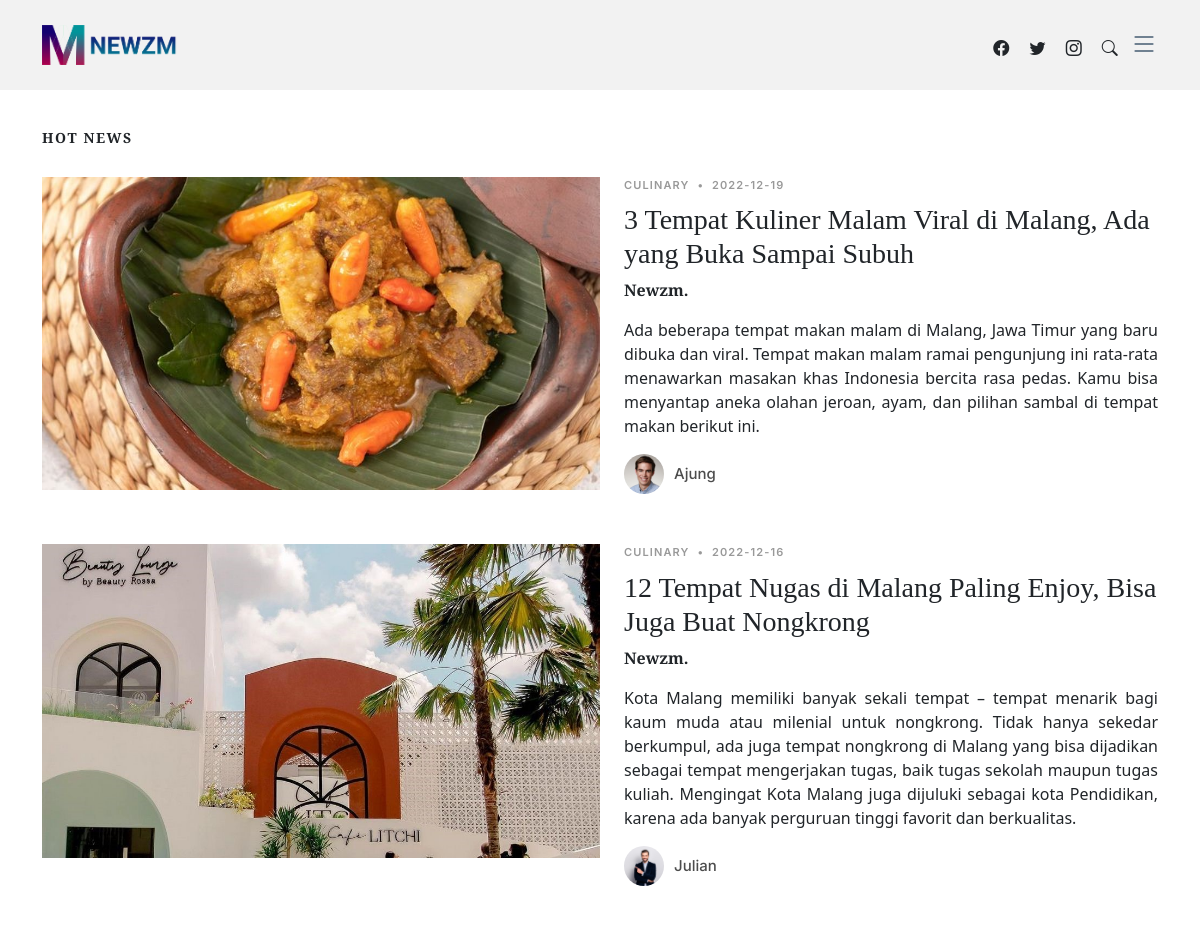
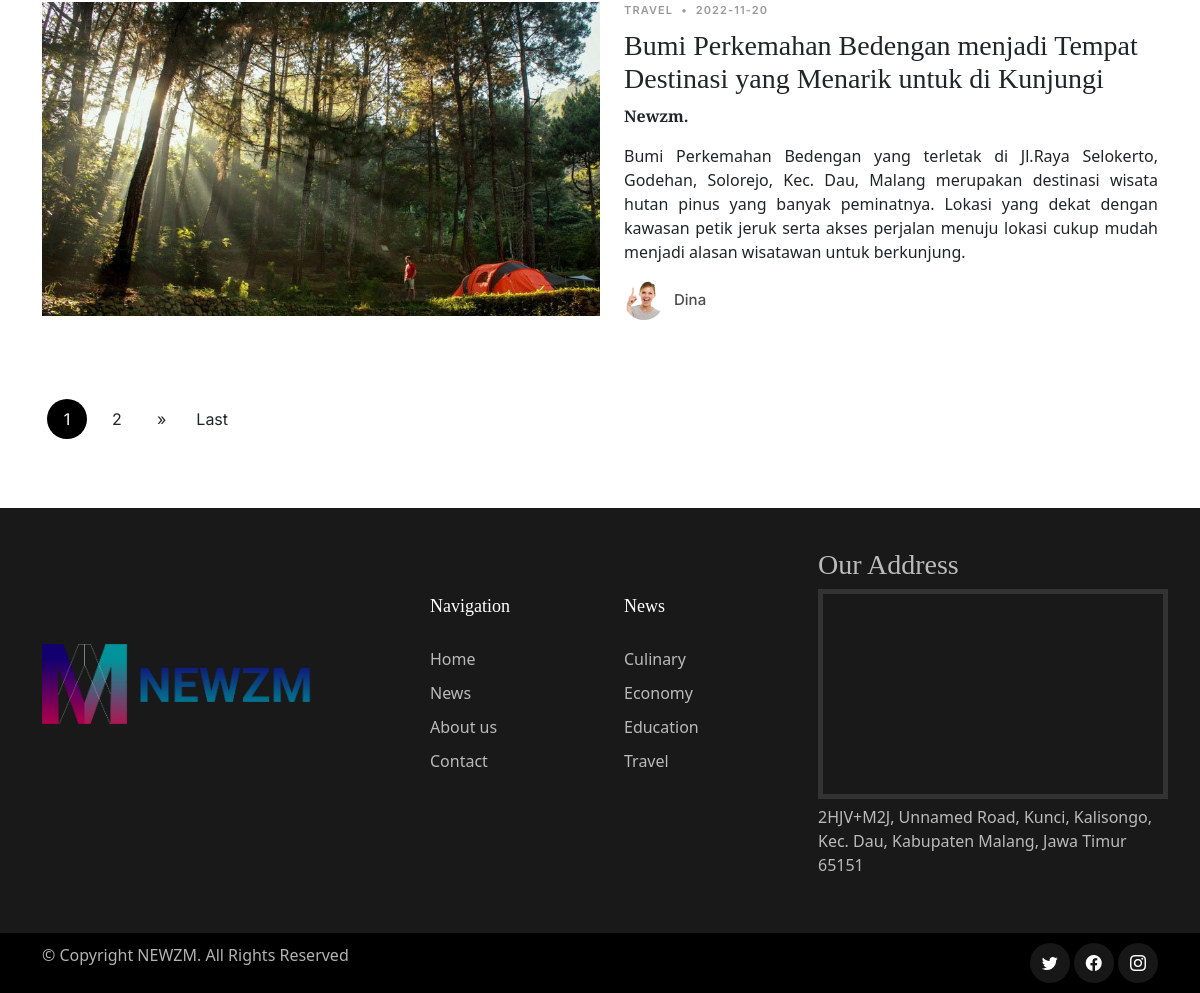
Screenshot of /portal_berita/index.php?include=hotnews with the database file from the repository (2 pictures, top to bottom).
### tables this page shows
CREATE TABLE `post` (
  `id_post` int(11) NOT NULL,
  `id_kategori` int(11) NOT NULL,
  `id_author` int(11) NOT NULL,
  `judul` varchar(500) NOT NULL,
  `headline` longtext NOT NULL,
  `isi` longtext NOT NULL,
  `trending` varchar(255) NOT NULL,
  `image` varchar(255) NOT NULL,
  `date` date NOT NULL,
  `status` varchar(100) NOT NULL
);

CREATE TABLE `kategori` (
  `id_kategori` int(11) NOT NULL,
  `nama_kategori` varchar(100) NOT NULL
);

CREATE TABLE `user` (
  `id_user` int(11) NOT NULL,
  `nama` varchar(255) NOT NULL,
  `username` varchar(100) NOT NULL,
  `email` varchar(100) NOT NULL,
  `password` varchar(100) NOT NULL,
  `foto` varchar(100) NOT NULL,
  `level` varchar(50) NOT NULL
);

### portal_berita/include/hotnews.php (the view, shortened to what this page needs)
<main id="main">
  <section>
    <div class="container">
      <div class="row">
        <div class="col-md-12 col-12" data-aos="fade-up">
          <h3 class="category-title">HOT NEWS</h3>
          <?php
          $batas = 3;
          $sql_jum = "SELECT `p`.`id_post`, `p`.`judul`, `k`.`nama_kategori`, `u`.`nama`, `p`.`isi`, `p`.`image`, `p`.`date`, `p`.`status`, `p`.`trending`,`u`.`foto`,`p`.`headline`
                  FROM `post` `p` JOIN `kategori` `k` ON `p`.`id_kategori` = `k`.`id_kategori`
                  JOIN `user` `u` ON `p`.`id_author` = `u`.`id_user`
                  WHERE `p`.`trending` = 'Yes' and `p`.`status` = 'Publish'";
          $sql_jum .= " order by `p`.`date` desc ";
          $query_jum = mysqli_query($koneksi,$sql_jum);
          $jum_data = mysqli_num_rows($query_jum);
          $jum_halaman = ceil($jum_data/$batas);
          if(!isset($_GET['halaman'])){
            $posisi = 0;
            $halaman = 1;
          }else{
            $halaman = $_GET['halaman'];
            $posisi = ($halaman-1) * $batas;
          }
      $sql = "SELECT `p`.`id_post`, `p`.`judul`, `k`.`nama_kategori`, `u`.`nama`, `p`.`isi`, `p`.`image`, `p`.`date`, `p`.`status`, `p`.`trending`,`u`.`foto`,`p`.`headline`
                  FROM `post` `p` INNER JOIN `kategori` `k` ON `p`.`id_kategori` = `k`.`id_kategori`
                  INNER JOIN `user` `u` ON `p`.`id_author` = `u`.`id_user`
                  WHERE `p`.`trending` = 'Yes' and `p`.`status` = 'Publish' order by `p`.`date` desc limit $posisi, $batas";
              $query = mysqli_query($koneksi, $sql);
              while($data = mysqli_fetch_row($query)){
                  $id_post = $data[0];
                  $judul = $data[1];
                  $nama_kategori = $data[2];
                  $nama = $data[3];
                  $image = $data[5];
                  $date = $data[6];
                  $foto = $data[9];
                  $headline = $data[10];
              ?>
          <div class="d-md-flex post-entry-2 half">
            <a href="index.php?include=detail-post&data=<?php echo $id_post;?>" class="me-4 thumbnail">
              <img src="admin/cover/<?php echo $image;?>" alt="" class="img-fluid">
            </a>
            <div>
              <div class="post-meta"><span class="date"><?php echo $nama_kategori;?></span> <span class="mx-1">&bullet;</span> <span><?php echo $date;?></span></div>
              <h3><a href="index.php?include=detail-post&data=<?php echo $id_post;?>"><?php echo $judul;?></a></h3>
              <p><b><a href="index.php">Newzm. </a></b><?php echo $headline;?></p>
              <div class="d-flex align-items-center author">
                <div class="photo"><img src="admin/foto/<?php echo $foto;?>" alt="" class="img-fluid" width="200px;" height="200px;"></div>
                <div class="name">
                  <h3 class="m-0 p-0"><?php echo $nama;?></h3>
                </div>
              </div>
            </div>
          </div>
          <?php }?>
          <div class="text-start py-4">
            <div class="custom-pagination">
            <?php
            if($jum_halaman==0){
            }else if($jum_halaman==1){
              echo "<a class='page-link active'>1</a>";
            }else{
                $setelah = $halaman+1;
                for($i=1; $i<=$jum_halaman; $i++){
                  if ($i > $halaman - 5 and $i < $halaman + 5 ) {
                    if($i!=$halaman){
                      echo "<a class='page-link'
                      href='index.php?include=hotnews&halaman=$i'>$i</a>";
                    }else{
                      echo "<a class='page-link active' >$i</a>";
                    }
                  }
                }
                if($halaman!=$jum_halaman){
                  echo "<a class='page-link next'
                  href='index.php?include=hotnews&halaman=$setelah'>»</a>";
                  echo "<a class='page-link next'
                  href='index.php?include=hotnews&halaman=$jum_halaman'>Last</a>";
                }
                }?>
            </div>
          </div>
        </div>
        </div>
      </div>
  </section>
</main>

### portal_berita/includes/footer.php (shortened to what this page needs)
<footer id="footer" class="footer">
    <div class="footer-content">
      <div class="container">
        <div class="row g-5">
          <div class="col-md-10 center col-lg-4">
            <br><br><br><br>
            <img src="assets/img/logo.png" alt="Logo" style="height:80px;">
          </div>
          <div class="col-6 col-lg-2">
            <br> <br>
            <h3 class="footer-heading">Navigation</h3>
              <ul class="footer-links list-unstyled">
              <li><a href="index.php"> Home</a></li>
              <li><a href="index.php?include=news"> News</a></li>
              <li><a href="index.php?include=about"> About us</a></li>
              <li><a href="index.php?include=contact"> Contact</a></li>
            </ul>
          </div>
          <div class="col-6 col-lg-2">
            <br><br>
            <h3 class="footer-heading">News</h3>
            <ul class="footer-links list-unstyled">
            <?php
                $query=mysqli_query($koneksi,"SELECT id_kategori,nama_kategori from kategori");
                while($row=mysqli_fetch_array($query))
                {
                ?>
              <li><a href="index.php?include=category&id_kategori=<?php echo htmlentities($row['id_kategori']);?>"><?php echo htmlentities($row['nama_kategori']);?></a></li>
              <?php } ?>
            </ul>
          </div>
          <div class="col-12 col-lg-4">
            <h3>Our Address</h3>
            <div class="embed-responsive embed-responsive-16by9">
            <iframe src="https://www.google.com/maps/embed?pb=!1m18!1m12!1m3!1d3951.296422275668!2d112.59251549999996!3d-7.9682868!2m3!1f0!2f0!3f0!3m2!1i1024!2i768!4f13.1!3m3!1m2!1s0x2e7883ac224a2315%3A0x704b5ac0ee32deaa!2sFAKULTAS%20VOKASI%20UNIVERSITAS%20BRAWIJAYA!5e0!3m2!1sid!2sid!4v1669178196042!5m2!1sid!2sid" width="350" height="210" style="border:5px solid #333;" allowfullscreen="" loading="lazy"></iframe>
            </div>
            <p>2HJV+M2J, Unnamed Road, Kunci, Kalisongo, Kec. Dau, Kabupaten Malang, Jawa Timur 65151</p>
          </div>
        </div>
      </div>
    </div>
    <div class="footer-legal">
      <div class="container">
        <div class="row justify-content-between">
          <div class="col-md-6 text-center text-md-start mb-3 mb-md-0 ">
            <div class="copyright">
              © Copyright <strong><span>NEWZM</span></strong>. All Rights Reserved
            </div>
          </div>
          <div class="col-md-6">
            <div class="social-links mb-3 mb-lg-0 text-center text-md-end">
              <a href="https://www.twitter.com" class="twitter" target="_blank"><i class="bi bi-twitter"></i></a>
              <a href="https://www.facebook.com" class="facebook" target="_blank"><i class="bi bi-facebook"></i></a>
              <a href="https://www.instagram.com" class="instagram" target="_blank"><i class="bi bi-instagram"></i></a>
            </div>
          </div>
        </div>
      </div>
    </div>
  </footer>

### portal_berita/assets/css/variables.css (style rules this page uses)
:root { --font-default: 'EB Garamond', system-ui, -apple-system, "Segoe UI", Roboto, "Helvetica Neue", Arial, "Noto Sans", "Liberation Sans", sans-serif, "Apple Color Emoji", "Segoe UI Emoji", "Segoe UI Symbol", "Noto Color Emoji"; --font-primary: 'EB Garamond', serif; --font-secondary: 'Inter', sans-serif; --color-default: #212529; --color-default-rgb: 33, 37, 41; --color-links: #212529; --color-links-hover: #15171a; --color-primary: #212529; --color-primary-light: #26282c; --color-primary-dark: #0b0c0e; --color-primary-rgb: 33, 37, 41; --color-primary-light-rgb: 38, 40, 44; --color-primary-dark-rgb: 11, 12, 14; --color-secondary: #596d80; --color-secondary-light: #8498aa; --color-secondary-dark: #404f5c; --color-secondary-rgb: 89, 109, 128; --color-secondary-light-rgb: 132, 152, 170; --color-secondary-dark-rgb: 64, 79, 92; --color-blue: #0d6efd; --color-blue-rgb: 13, 110, 253; --color-indigo: #6610f2; --color-indigo-rgb: 102, 16, 242; --color-purple: #6f42c1; --color-purple-rgb: 111, 66, 193; --color-pink: #f3268c; --color-pink-rgb: 243, 38, 140; --color-red: #df1529; --color-red-rgb: 223, 21, 4; --color-orange: #fd7e14; --color-orange-rgb: 253, 126, 20; --color-yellow: #ffc107; --color-yellow-rgb: 255, 193, 7; --color-green: #059652; --color-green-rgb: 5, 150, 82; --color-teal: #20c997; --color-teal-rgb: 32, 201, 151; --color-cyan: #0dcaf0; --color-cyan-rgb: 13, 202, 240; --color-white: #ffffff; --color-white-rgb: 255, 255, 255; --color-gray: #6c757d; --color-gray-rgb: 108, 117, 125; --color-black: #000000; --color-black-rgb: 0, 0, 0; }
:root { --bs-blue: var(--color-blue); --bs-indigo: var(--color-indigo); --bs-purple: var(--color-purple); --bs-pink: var(--color-pink); --bs-red: var(--color-red); --bs-orange: var(--color-orange); --bs-yellow: var(--color-yellow); --bs-green: var(--color-green); --bs-teal: var(--color-teal); --bs-cyan: var(--color-cyan); --bs-white: var(--color-white); --bs-gray: var(--color-gray); --bs-gray-dark: #343a40; --bs-gray-100: #f8f9fa; --bs-gray-200: #e9ecef; --bs-gray-300: #dee2e6; --bs-gray-400: #ced4da; --bs-gray-500: #adb5bd; --bs-gray-600: #6c757d; --bs-gray-700: #495057; --bs-gray-800: #343a40; --bs-gray-900: #212529; --bs-primary: var(--color-blue); --bs-secondary: var(--color-blue); --bs-success: #198754; --bs-info: #0dcaf0; --bs-warning: #ffc107; --bs-danger: #dc3545; --bs-light: #f8f9fa; --bs-dark: #212529; --bs-primary-rgb: var(--color-primary-rgb); --bs-secondary-rgb: var(--color-secondary-rgb); --bs-success-rgb: 25, 135, 84; --bs-info-rgb: 13, 202, 240; --bs-warning-rgb: 255, 193, 7; --bs-danger-rgb: 220, 53, 69; --bs-light-rgb: 248, 249, 250; --bs-dark-rgb: 33, 37, 41; --bs-white-rgb: var(--color-white-rgb); --bs-black-rgb: var(--color-black-rgb); --bs-body-color-rgb: var(--color-default-rgb); --bs-body-bg-rgb: 255, 255, 255; --bs-font-sans-serif: var(--font-default); --bs-font-monospace: SFMono-Regular, Menlo, Monaco, Consolas, "Liberation Mono", "Courier New", monospace; --bs-gradient: linear-gradient(180deg, rgba(255, 255, 255, 0.15), rgba(255, 255, 255, 0)); --bs-body-font-family: var(--font-default); --bs-body-font-size: 1rem; --bs-body-font-weight: 400; --bs-body-line-height: 1.5; --bs-body-color: var(--color-default); --bs-body-bg: #fff; }

### rows the page displays
post: image (picture), id_kategori.nama_kategori "CULINARY", date "2022-12-19", judul "3 Tempat Kuliner Malam Viral di Malang, Ada yang Buka Sampai Subuh", headline "Ada beberapa tempat makan malam di Malang, Jawa Timur yang baru dibuka dan viral. Tempat makan malam ramai pengunjung ini rata-rata menawarkan masakan khas Indonesia bercita rasa pedas. Kamu bisa menyantap aneka olahan jeroan, ayam, dan pilihan sambal di tempat makan berikut ini.", id_author.foto (picture), id_author.nama "Ajung"
post: image (picture), id_kategori.nama_kategori "CULINARY", date "2022-12-16", judul "12 Tempat Nugas di Malang Paling Enjoy, Bisa Juga Buat Nongkrong", headline "Kota Malang memiliki banyak sekali tempat – tempat menarik bagi kaum muda atau milenial untuk nongkrong. Tidak hanya sekedar berkumpul, ada juga tempat nongkrong di Malang yang bisa dijadikan sebagai tempat mengerjakan tugas, baik tugas sekolah maupun tugas kuliah. Mengingat Kota Malang juga dijuluki sebagai kota Pendidikan, karena ada banyak perguruan tinggi favorit dan berkualitas.", id_author.foto (picture), id_author.nama "Julian"
post: image (picture), id_kategori.nama_kategori "TRAVEL", date "2022-11-20", judul "Bumi Perkemahan Bedengan menjadi Tempat Destinasi yang Menarik untuk di Kunjungi", headline "Bumi Perkemahan Bedengan yang terletak di Jl.Raya Selokerto, Godehan, Solorejo, Kec. Dau, Malang merupakan destinasi wisata hutan pinus yang banyak peminatnya. Lokasi yang dekat dengan kawasan petik jeruk serta akses perjalan menuju lokasi cukup mudah menjadi alasan wisatawan untuk berkunjung.", id_author.foto (picture), id_author.nama "Dina"
kategori: nama_kategori "Culinary"
kategori: nama_kategori "Economy"
kategori: nama_kategori "Education"
kategori: nama_kategori "Travel"
